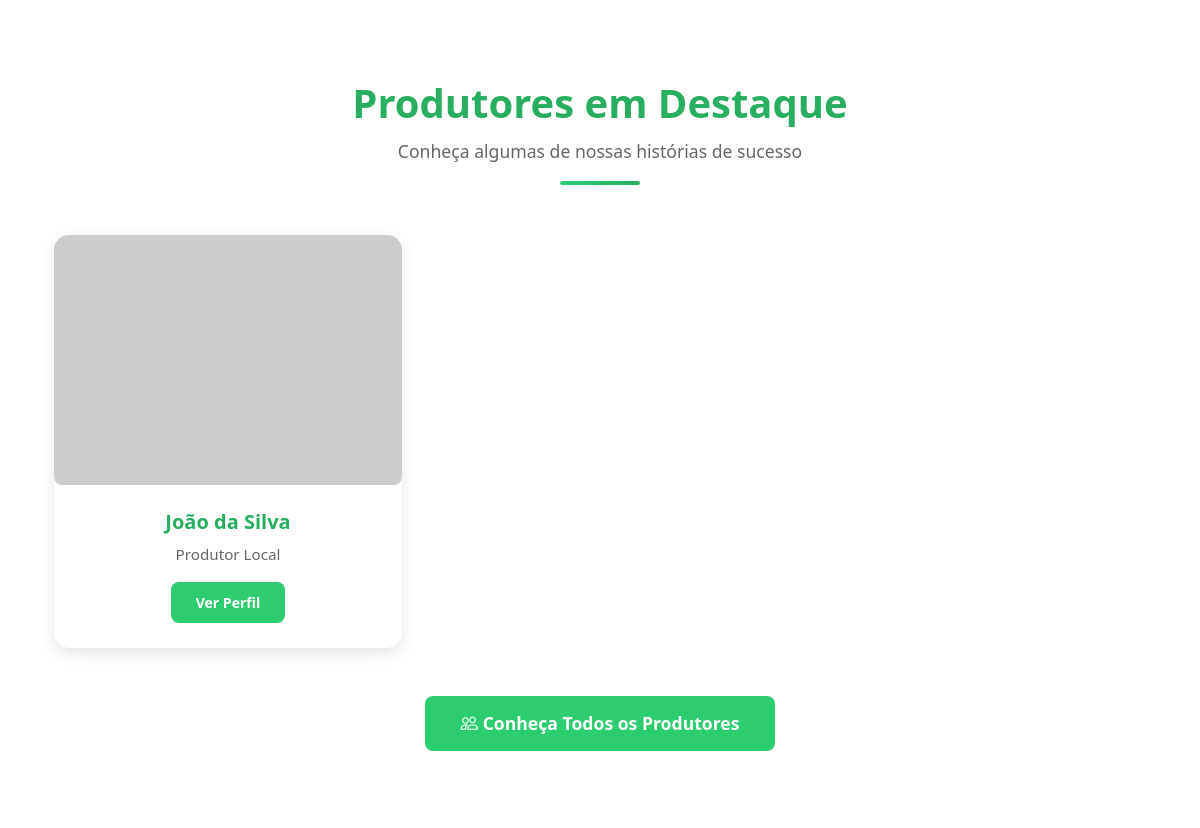
/institucional/home (middle part), run on an earlier commit of the app's database.
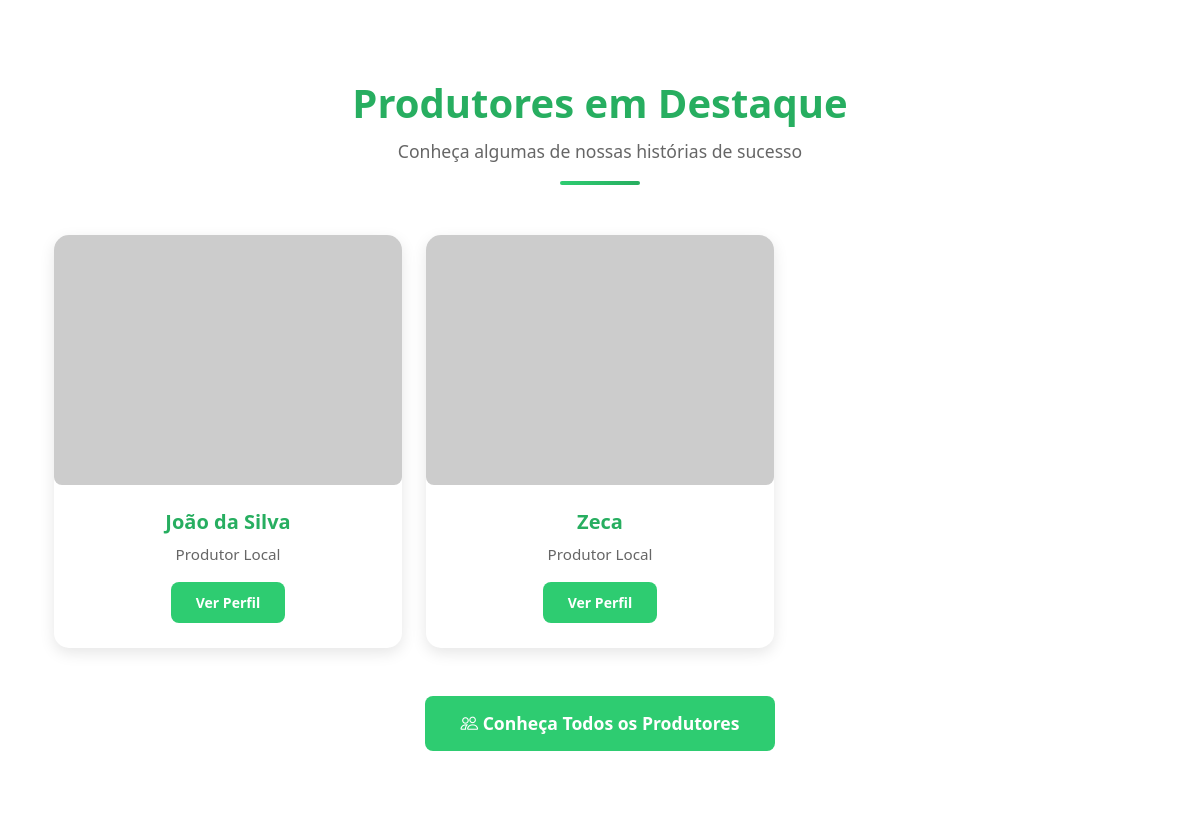
And on a later commit of the database.
### app/models/models.py (models this page shows)
class Produtor(db.Model):
    id = db.Column(db.Integer, primary_key=True)
    usuario_id = db.Column(db.Integer, db.ForeignKey(
        "usuario.id"), unique=True, nullable=False)
    nome = db.Column(db.String(100), nullable=False)
    cpf = db.Column(db.String(14))
    telefone = db.Column(db.String(20))
    endereco = db.Column(db.Text)
    certificacoes = db.Column(db.Text)
    produtos = db.relationship("Produto", backref="produtor", lazy=True)
    categorias = db.relationship('Categoria', secondary=produtor_categoria,
                                 lazy='subquery', backref=db.backref('produtores', lazy=True))

### app/blueprints/institucional/routes.py (the view)
@institucional_bp.route('/home')
def home():
    produtores_destaque = Produtor.query.join(Usuario).filter(Usuario.ativo == True).limit(3).all()
    return render_template('institucional/home.html', produtores=produtores_destaque)

### app/templates/institucional/home.html (shortened to what this page needs)
{% extends "base.html" %}
{% block conteudo %}
<section class="produtores-section">
    <div class="container">
        <div class="section-title">
            <h2>Produtores em Destaque</h2>
            <p>Conheça algumas de nossas histórias de sucesso</p>
            <div class="title-underline"></div>
        </div>
        <div class="row g-4">
            {% if produtores %}
                {% for produtor in produtores %}
                <div class="col-md-6 col-lg-4">
                    <div class="card produtor-card">
                        <img src="https://via.placeholder.com/400x250?text={{ produtor.nome }}" alt="{{ produtor.nome }}">
                        <div class="produtor-info">
                            <h5>{{ produtor.nome }}</h5>
                            <p>{{ produtor.especialidade if produtor.especialidade else 'Produtor Local' }}</p>
                            <a href="{{ url_for('produtor.ver_perfil') }}" class="btn btn-sm btn-success mt-3">
                                Ver Perfil
                            </a>
                        </div>
                    </div>
                </div>
                {% endfor %}
            {% else %}
                <div class="col-12">
                    <div class="alert alert-info text-center">
                        <p>Produtores em destaque em breve!</p>
                    </div>
                </div>
            {% endif %}
        </div>
        <div class="text-center mt-5">
            <a href="{{ url_for('institucional.produtores') }}" class="btn btn-success btn-lg">
                <i class="bi bi-people"></i> Conheça Todos os Produtores
            </a>
        </div>
    </div>
</section>
{% endblock %}

### app/templates/base.html (shortened to what this page needs)
<!DOCTYPE html>
<html lang="pt-br">
<head>
    <link href="https://cdn.jsdelivr.net/npm/bootstrap@5.3.0/dist/css/bootstrap.min.css" rel="stylesheet">
    <link rel="stylesheet" href="https://cdn.jsdelivr.net/npm/bootstrap-icons@1.10.5/font/bootstrap-icons.css">
    <link rel="stylesheet" href="{{ url_for('static', filename='style.css') }}">
</head>
<body>
    <div class="container" style="min-height: 80vh;">
        {% block conteudo %}{% endblock %}
    </div>
</body>
</html>

### app/static/style.css (style rules this page uses)
:root { --primary-color: #2ecc71; --primary-dark: #27ae60; --secondary-color: #f39c12; --light-bg: #f8f9fa; --border-color: #e0e0e0; --text-dark: #333; --text-muted: #666; }
* { margin: 0; padding: 0; box-sizing: border-box; }
html, body { height: 100%; }
body { font-family: 'Segoe UI', Tahoma, Geneva, Verdana, sans-serif; color: var(--text-dark); background-color: #fff; line-height: 1.6; }
.btn { border-radius: 8px; font-weight: 600; transition: all 0.3s ease; border: none; padding: 10px 25px; }
.btn-success { background-color: var(--primary-color); border-color: var(--primary-color); }
.btn-lg { padding: 14px 35px; font-size: 1.1rem; }
.card { border: none; border-radius: 12px; box-shadow: 0 2px 10px rgba(0, 0, 0, 0.08); transition: all 0.3s ease; }
a { color: var(--primary-color); text-decoration: none; transition: all 0.3s ease; }
img { max-width: 100%; height: auto; border-radius: 8px; }
::placeholder { color: #999; opacity: 0.7; }

### app/templates/institucional/home.html (style rules this page uses)
.section-title { text-align: center; margin-bottom: 50px; position: relative; }
.section-title h2 { font-size: 2.5rem; font-weight: 700; color: #27ae60; margin-bottom: 10px; }
.section-title p { font-size: 1.1rem; color: #666; }
.title-underline { width: 80px; height: 4px; background: linear-gradient(90deg, #2ecc71, #27ae60); margin: 15px auto 0; border-radius: 2px; }
.produtores-section { padding: 80px 0; }
.produtor-card { border-radius: 15px; overflow: hidden; box-shadow: 0 5px 15px rgba(0,0,0,0.1); transition: all 0.3s ease; text-align: center; border: none; }
.produtor-card img { width: 100%; height: 250px; object-fit: cover; }
.produtor-info { padding: 25px; }
.produtor-info h5 { color: #27ae60; font-weight: 700; margin-bottom: 8px; }
.produtor-info p { color: #666; font-size: 0.95rem; margin-bottom: 0; }

What changed in the data, as far as the page shows it:
added Produtor: nome "Zeca", especialidade "Produtor Local"
